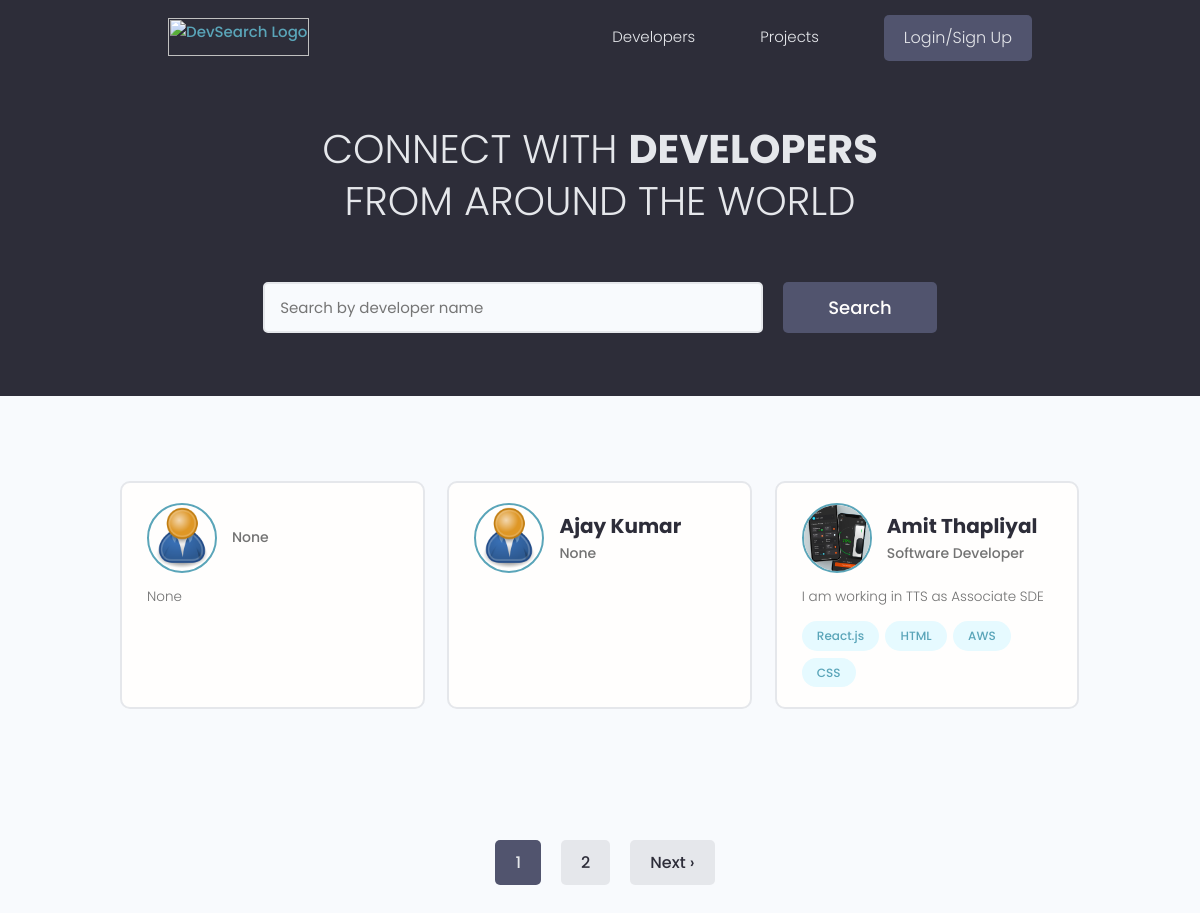
The page / on the database its author committed.
### users/models.py (models this page shows, shortened)
class Profile(models.Model):
    user = models.OneToOneField(User, on_delete=models.CASCADE,null=True,blank=True)
    name = models.CharField( max_length=500,blank=True,null=True)
    email = models.EmailField(max_length=500,blank=True,null=True)
    username = models.CharField( max_length=500,blank=True,null=True)
    location = models.CharField( max_length=500,blank=True,null=True)
    short_intro = models.CharField(max_length=200,blank=True,null=True)
    bio = models.TextField(blank=True,null=True)
    profile_image = models.ImageField(null=True,blank=True,upload_to='profiles/',default='profiles/user-default.png')
    social_github = models.CharField( max_length=500,blank=True,null=True)
    social_twitter = models.CharField( max_length=500,blank=True,null=True)
    social_linkedin = models.CharField( max_length=500,blank=True,null=True)
    other_socials = models.CharField( max_length=500,blank=True,null=True)
    profile_uuid = models.UUIDField(default=uuid.uuid4,unique=True,primary_key=True,editable=False)

class Skill(models.Model):
    owner = models.ForeignKey(Profile, on_delete=models.CASCADE,null=True,blank=True)
    name = models.CharField(max_length=500,null=True,blank=True)
    description = models.TextField(null=True,blank=True)
    skills_uuid = models.UUIDField(default=uuid.uuid4,unique=True,primary_key=True,editable=False)
    def __str__(self):
        return str(self.name)

### users/views.py (the view)
# urls.py: path('',views.Profiles,name="profiles"),
def Profiles(request):
    profiles,search_query = searchProfiles(request)
    custom_range,profiles = paginateProfiles(request,profiles,3)
    context = {"profiles":profiles,'search_query':search_query,"custom_range":custom_range}
    return render(request,'users/profiles.html',context)

### users/utils.py (called while the page is built)
def paginateProfiles(request,profiles,results):
    page = request.GET.get('page')
    results = 3 # 3 results per page
    paginator = Paginator(profiles,results)
    try: # if page number is there then go to that page
        profiles = paginator.page(page)
    except PageNotAnInteger: # if not then render page 1 projects
        page = 1
        profiles = paginator.page(page)
    except EmptyPage:
        page = paginator.num_pages # get last page
        profiles = paginator.page(page)
    leftIndex = (int(page)-1)
    if leftIndex<1:
        leftIndex =  1
    rightIndex = (int(page)+2)
    if rightIndex > paginator.num_pages:
        rightIndex = paginator.num_pages+1
    custom_range = range(leftIndex,rightIndex)
    return custom_range,profiles

def searchProfiles(request):
    search_query = ''
    if request.GET.get('search_query'):
        search_query = request.GET.get('search_query')
    skills = Skill.objects.filter(name__icontains=search_query)
    profiles = Profile.objects.distinct().filter(Q(name__icontains=search_query) | Q(short_intro__icontains=search_query) | Q(skill__in=skills))
    return profiles,search_query

### users/templates/users/profiles.html (shortened to what this page needs)
{% extends 'main.html' %} {% block content %}
<main class="home">
  <section class="hero-section text-center">
    <div class="container container--narrow">
      <div class="hero-section__box">
        <h2>CONNECT WITH <span>DEVELOPERS</span></h2>
        <h2>FROM AROUND THE WORLD</h2>
      </div>
      <div class="hero-section__search">
        <form
          id="searchForm"
          class="form"
          action="{% url 'profiles' %}"
          method="get"
        >
          <div class="form__field">
            <input
              class="input input--text"
              id="formInput#search"
              type="text"
              name="search_query"
              value="{{search_query}}"
              placeholder="Search by developer name"
            />
          </div>
          <input class="btn btn--sub btn--lg" type="submit" value="Search" />
        </form>
      </div>
    </div>
  </section>
  <section class="devlist">
    <div class="container">
      <div class="grid grid--three">
        {% for profile in profiles %}
        <div class="column card">
          <div class="dev">
            <a
              href="{% url 'user-profile' profile.profile_uuid %}"
              class="card__body"
            >
              <div class="dev__profile">
                <img
                  class="avatar avatar--md"
                  src="{{profile.profile_image.url}}"
                  alt="image"
                />
                <div class="dev__meta">
                  <h3>{{profile.name}}</h3>
                  <h5>{{profile.short_intro|slice:"60"}}</h5>
                </div>
              </div>
              <p class="dev__info">{{profile.bio|slice:"150"}}</p>
              <div class="dev__skills">
                {% for skill in profile.skill_set.all %}
                <span class="tag tag--pill tag--main">
                  <small>{{skill}}</small>
                </span>
                {% endfor %}
              </div>
            </a>
          </div>
        </div>
        {% endfor %}
      </div>
    </div>
  </section>
  {% with queryset=profiles custom_range=custom_range%} <br />
  {% include 'pagination.html' %} {% endwith %}
</main>
{% endblock content %}

### static/styles/app.css (style rules this page uses)
:root { --color-sub: #2d2d39; }
.btn--sub { background-color: var(--color-sub-light); }
.card { border: 2px solid var(--color-light); }
img { width: 100%; }
.hero-section { height: 40vh; display: flex; align-items: center; background-color: var(--color-sub); }
.hero-section__box { margin-bottom: 4rem; }
.hero-section__box > h2, .hero-section__box > h2 > span { font-size: 4rem; color: var(--color-light); line-height: 1.3; text-transform: uppercase; }
.hero-section__box > h2 { font-weight: 300; }
.hero-section__box > h2 > span { font-weight: 700; }
.hero-section__search > .form { display: flex; align-items: center; justify-content: center; gap: 2rem; }
.hero-section__search > .form input.input--text { width: 50rem; }
.devlist { margin-top: 8rem; }
.devlist .grid { align-items: stretch; }
.devlist .dev .dev__profile { display: flex; align-items: center; gap: 1.5rem; }
.devlist .dev .dev__meta h3 { color: var(--color-sub); font-size: 2rem; font-weight: 700; }
.devlist .dev .dev__meta h5 { color: var(--color-text); font-size: 1.4rem; font-weight: 500; }
.devlist .dev .dev__info { margin: 1.5rem 0; font-size: 1.35rem; line-height: 1.4; text-align: justify; }

### static/uikit/styles/modules/_variables.css (style rules this page uses)
:root { --color-main: #5aa5b9; --color-main-light: #e6faff; --color-sub: #3f4156; --color-sub-light: #51546e; --color-sub-lighter: #ededfd; --color-text: #737373; --color-gray: #8b8b8b; --color-light: #e5e7eb; --color-light-gray: #767676; --color-bg: #f8fafd; --color-white: #fffefd; --color-white-light: #f3f3f3; --color-success: #359e64; --color-success-bg: #def8e8; --color-error: #fc4b0b; --color-error-bg: #fff2ee; --font-base: 'Poppins', arial, helvetica, 'Segoe UI', roboto, ubuntu, sans-serif; --font-monospace: 'Fira Code', 'Courier New', courier, monospace; --font-regular: 300; --font-medium: 500; --font-bold: 700; --generic-shadow: 1px 1px 5px #00000010; --generic-transition: all 0.3s ease-in-out; }

### static/uikit/styles/modules/_base.css (style rules this page uses)
* { margin: 0; padding: 0; box-sizing: border-box; text-rendering: optimizeLegibility; color: inherit; font-size: inherit; }
html { font-size: 50%; }
@media only screen and (min-width: 480px) { html { font-size: 56.25%; } }
@media only screen and (min-width: 1200px) { html { font-size: 62.5%; } }
body { line-height: 1.6; font-weight: 400; font-size: 1.5rem; color: var(--color-text); background-color: var(--color-bg); min-height: 100vh; }

### static/uikit/styles/modules/_typography.css (style rules this page uses)
* { font-family: var(--font-base); }
h2 { font-size: 3.6rem; font-weight: var(--font-bold); }
h3 { font-size: 3.2rem; font-weight: var(--font-medium); }
h5 { font-size: 2.4rem; font-weight: var(--font-medium); }
h5, h6 { font-weight: var(--font-regular); }
p, span, strong { font-size: 1.6rem; color: var(--color-text); font-weight: var(--font-regular); }
a { padding-bottom: 2px; text-decoration: none; display: inline-block; color: var(--color-main); font-weight: var(--font-medium); }

### static/uikit/styles/modules/_utilities.css (style rules this page uses)
.container { width: 92%; max-width: 165rem; margin: 0 auto; box-sizing: border-box; }
.container--narrow { width: 92%; max-width: 120rem; }
@media screen and (min-width: 1000px) { .container { width: 90%; } }
@media screen and (min-width: 1000px) { .container--narrow { width: 85%; } }
@media screen and (min-width: 1200px) { .container { width: 80%; } }
@media screen and (min-width: 1200px) { .container--narrow { width: 72%; } }
.text-center { text-align: center; }

### static/uikit/styles/modules/_avatar.css (style rules this page uses)
.avatar { border-radius: 50%; border: 2px solid var(--color-main); object-fit: cover; }
.avatar--md { height: 7rem; width: 7rem; }

### static/uikit/styles/modules/_button.css (style rules this page uses)
.btn { display: inline-block; position: relative; cursor: pointer; background-color: var(--color-light); font-weight: var(--font-medium); color: var(--color-sub); text-decoration: none; padding: 1rem 2rem; border-radius: 0.5rem; border: none; width: -webkit-fit-content; width: -moz-fit-content; width: fit-content; height: -webkit-fit-content; height: -moz-fit-content; height: fit-content; font-size: 1.6rem; outline-width: 0; outline-color: transparent; -webkit-backface-visibility: hidden; backface-visibility: hidden; transition: all 0.3s ease-in-out; }
.btn--sub { background-color: var(--color-sub); color: var(--color-white); }
.btn--lg { font-size: 1.8rem; padding: 1.2rem 4.5rem; }

### static/uikit/styles/modules/_card.css (style rules this page uses)
.card { border-radius: 1rem; background-color: var(--color-white); border: 1.5px solid var(--color-light); width: auto; height: auto; margin-top: 0.5rem; margin-bottom: 0.5rem; overflow: hidden; }
.card__body, .card__header { padding: 2rem 2.5rem; }

### rows shown on the page
Profile: profile_image (placeholder picture), short_intro "None", bio "None"
Profile: profile_image (placeholder picture), name "Ajay Kumar", short_intro "None"
Profile: profile_image (picture), name "Amit Thapliyal", short_intro "Software Developer", bio "I am working in TTS as Associate SDE"
Skill: name "React.js"
Skill: name "HTML"
Skill: name "AWS"
Skill: name "CSS"

### other values the page prints
{{ page }} "1"
{{ page }} "2"
